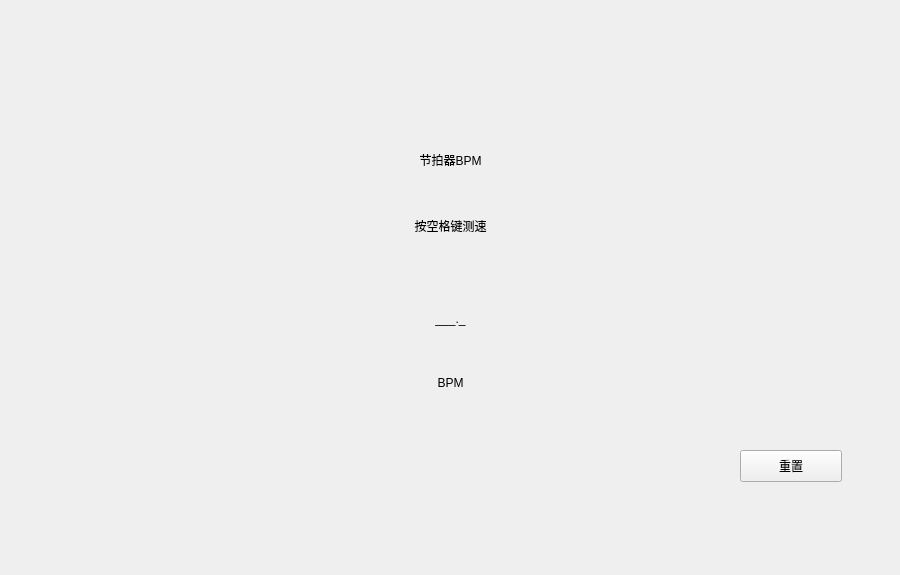
<?xml version="1.0" encoding="UTF-8"?>
<ui version="4.0">
 <class>MetronomeInterface</class>
 <widget class="QWidget" name="MetronomeInterface">
  <property name="geometry">
   <rect>
    <x>0</x>
    <y>0</y>
    <width>900</width>
    <height>575</height>
   </rect>
  </property>
  <property name="windowTitle">
   <string>节拍器BPM</string>
  </property>
  <widget class="CardWidget" name="MetronomeCard">
   <property name="geometry">
    <rect>
     <x>30</x>
     <y>50</y>
     <width>841</width>
     <height>460</height>
    </rect>
   </property>
   <property name="acceptDrops">
    <bool>true</bool>
   </property>
   <widget class="ElevatedCardWidget" name="ElevatedCardWidget">
    <property name="geometry">
     <rect>
      <x>110</x>
      <y>220</y>
      <width>621</width>
      <height>145</height>
     </rect>
    </property>
    <widget class="QWidget" name="verticalLayoutWidget_3">
     <property name="geometry">
      <rect>
       <x>0</x>
       <y>0</y>
       <width>621</width>
       <height>141</height>
      </rect>
     </property>
     <layout class="QVBoxLayout" name="verticalLayout_3">
      <property name="leftMargin">
       <number>0</number>
      </property>
      <property name="topMargin">
       <number>20</number>
      </property>
      <property name="rightMargin">
       <number>0</number>
      </property>
      <item>
       <widget class="LargeTitleLabel" name="bpmLargeTitleLabel">
        <property name="text">
         <string>___._</string>
        </property>
        <property name="alignment">
         <set>Qt::AlignCenter</set>
        </property>
       </widget>
      </item>
      <item>
       <widget class="BodyLabel" name="bpmLabel">
        <property name="text">
         <string>BPM</string>
        </property>
        <property name="alignment">
         <set>Qt::AlignCenter</set>
        </property>
       </widget>
      </item>
     </layout>
    </widget>
   </widget>
   <widget class="SubtitleLabel" name="hintLabel">
    <property name="geometry">
     <rect>
      <x>0</x>
      <y>150</y>
      <width>841</width>
      <height>51</height>
     </rect>
    </property>
    <property name="text">
     <string>按空格键测速</string>
    </property>
    <property name="alignment">
     <set>Qt::AlignCenter</set>
    </property>
   </widget>
   <widget class="TitleLabel" name="TitleLabel">
    <property name="geometry">
     <rect>
      <x>0</x>
      <y>49</y>
      <width>841</width>
      <height>121</height>
     </rect>
    </property>
    <property name="text">
     <string>节拍器BPM</string>
    </property>
    <property name="alignment">
     <set>Qt::AlignCenter</set>
    </property>
   </widget>
   <widget class="PushButton" name="reButton">
    <property name="geometry">
     <rect>
      <x>710</x>
      <y>400</y>
      <width>102</width>
      <height>32</height>
     </rect>
    </property>
    <property name="text">
     <string>重置</string>
    </property>
   </widget>
  </widget>
 </widget>
 <customwidgets>
  <customwidget>
   <class>PushButton</class>
   <extends>QPushButton</extends>
   <header>qfluentwidgets</header>
  </customwidget>
  <customwidget>
   <class>CardWidget</class>
   <extends>QFrame</extends>
   <header>qfluentwidgets</header>
   <container>1</container>
  </customwidget>
  <customwidget>
   <class>ElevatedCardWidget</class>
   <extends>SimpleCardWidget</extends>
   <header>qfluentwidgets</header>
   <container>1</container>
  </customwidget>
  <customwidget>
   <class>SimpleCardWidget</class>
   <extends>CardWidget</extends>
   <header>qfluentwidgets</header>
   <container>1</container>
  </customwidget>
  <customwidget>
   <class>BodyLabel</class>
   <extends>QLabel</extends>
   <header>qfluentwidgets</header>
  </customwidget>
  <customwidget>
   <class>SubtitleLabel</class>
   <extends>QLabel</extends>
   <header>qfluentwidgets</header>
  </customwidget>
  <customwidget>
   <class>TitleLabel</class>
   <extends>QLabel</extends>
   <header>qfluentwidgets</header>
  </customwidget>
  <customwidget>
   <class>LargeTitleLabel</class>
   <extends>QLabel</extends>
   <header>qfluentwidgets</header>
  </customwidget>
 </customwidgets>
 <resources/>
 <connections/>
</ui>
